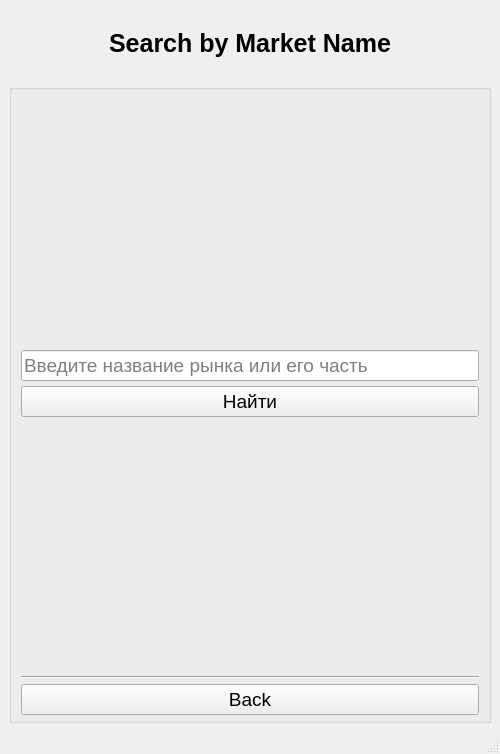
<?xml version="1.0" encoding="UTF-8"?>
<ui version="4.0">
 <class>MainWindow</class>
 <widget class="QMainWindow" name="MainWindow">
  <property name="geometry">
   <rect>
    <x>0</x>
    <y>0</y>
    <width>500</width>
    <height>754</height>
   </rect>
  </property>
  <property name="windowTitle">
   <string>MainWindow</string>
  </property>
  <widget class="QWidget" name="centralwidget">
   <property name="minimumSize">
    <size>
     <width>500</width>
     <height>700</height>
    </size>
   </property>
   <property name="maximumSize">
    <size>
     <width>16777215</width>
     <height>16777215</height>
    </size>
   </property>
   <layout class="QVBoxLayout" name="verticalLayout_2" stretch="0,0,0,1">
    <item>
     <spacer name="horizontalSpacer_2">
      <property name="orientation">
       <enum>Qt::Orientation::Horizontal</enum>
      </property>
      <property name="sizeHint" stdset="0">
       <size>
        <width>40</width>
        <height>20</height>
       </size>
      </property>
     </spacer>
    </item>
    <item>
     <widget class="QLabel" name="label">
      <property name="font">
       <font>
        <pointsize>19</pointsize>
        <bold>true</bold>
       </font>
      </property>
      <property name="text">
       <string>Search by Market Name</string>
      </property>
      <property name="textFormat">
       <enum>Qt::TextFormat::AutoText</enum>
      </property>
      <property name="scaledContents">
       <bool>false</bool>
      </property>
      <property name="alignment">
       <set>Qt::AlignmentFlag::AlignCenter</set>
      </property>
     </widget>
    </item>
    <item>
     <spacer name="horizontalSpacer">
      <property name="orientation">
       <enum>Qt::Orientation::Horizontal</enum>
      </property>
      <property name="sizeHint" stdset="0">
       <size>
        <width>40</width>
        <height>20</height>
       </size>
      </property>
     </spacer>
    </item>
    <item>
     <widget class="QGroupBox" name="groupBox">
      <property name="font">
       <font>
        <pointsize>14</pointsize>
       </font>
      </property>
      <property name="title">
       <string/>
      </property>
      <property name="alignment">
       <set>Qt::AlignmentFlag::AlignCenter</set>
      </property>
      <property name="checkable">
       <bool>false</bool>
      </property>
      <property name="checked">
       <bool>false</bool>
      </property>
      <layout class="QVBoxLayout" name="verticalLayout" stretch="0,0,0,0,0,0">
       <property name="spacing">
        <number>5</number>
       </property>
       <property name="sizeConstraint">
        <enum>QLayout::SizeConstraint::SetDefaultConstraint</enum>
       </property>
       <property name="topMargin">
        <number>5</number>
       </property>
       <property name="bottomMargin">
        <number>5</number>
       </property>
       <item>
        <spacer name="verticalSpacer">
         <property name="orientation">
          <enum>Qt::Orientation::Vertical</enum>
         </property>
         <property name="sizeHint" stdset="0">
          <size>
           <width>20</width>
           <height>40</height>
          </size>
         </property>
        </spacer>
       </item>
       <item>
        <widget class="QLineEdit" name="market_name_input">
         <property name="placeholderText">
          <string>Введите название рынка или его часть</string>
         </property>
        </widget>
       </item>
       <item>
        <widget class="QPushButton" name="search_button">
         <property name="text">
          <string>Найти</string>
         </property>
        </widget>
       </item>
       <item>
        <spacer name="verticalSpacer_2">
         <property name="orientation">
          <enum>Qt::Orientation::Vertical</enum>
         </property>
         <property name="sizeHint" stdset="0">
          <size>
           <width>20</width>
           <height>40</height>
          </size>
         </property>
        </spacer>
       </item>
       <item>
        <widget class="Line" name="line">
         <property name="orientation">
          <enum>Qt::Orientation::Horizontal</enum>
         </property>
        </widget>
       </item>
       <item>
        <widget class="QPushButton" name="back_button">
         <property name="text">
          <string>Back</string>
         </property>
         <property name="autoExclusive">
          <bool>false</bool>
         </property>
        </widget>
       </item>
      </layout>
     </widget>
    </item>
   </layout>
  </widget>
  <widget class="QMenuBar" name="menubar">
   <property name="geometry">
    <rect>
     <x>0</x>
     <y>0</y>
     <width>500</width>
     <height>33</height>
    </rect>
   </property>
  </widget>
  <widget class="QStatusBar" name="statusbar"/>
 </widget>
 <resources/>
 <connections/>
</ui>
